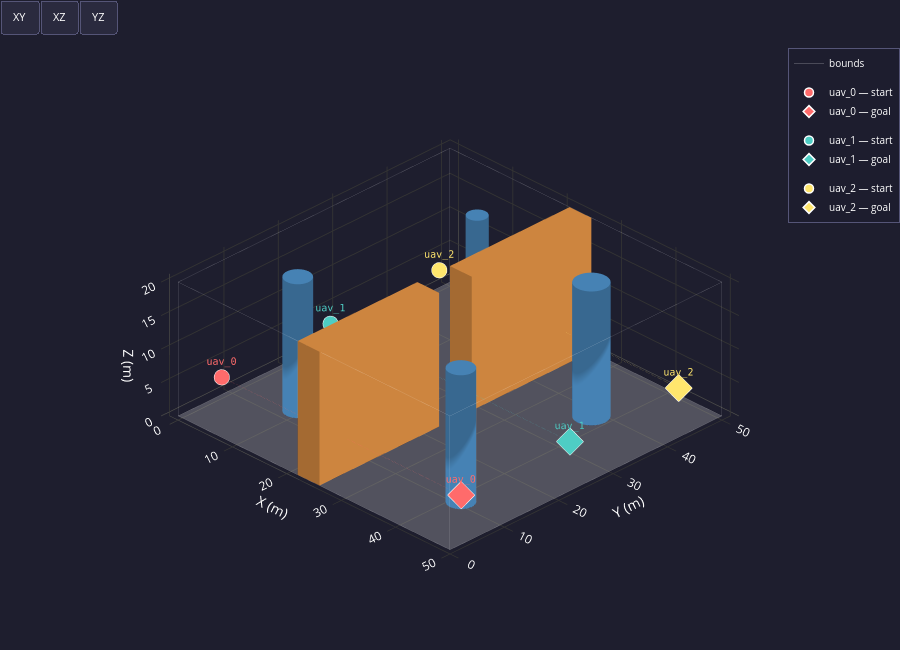

Notebook cell for this chart:
### Markdown cell above
# Multi-UAV Swarm Trajectory Planning

**Pipeline overview**

| Cell | Stage | Modules |
|------|-------|---------|
| 1 | Environment setup & validation | `environment`, `visualizer_static` |
| 2 | Global path planning (A\*) | `global_planner` |
| 3 | Safe corridor extraction | `safe_corridor` |
| 4 | Individual trajectory generation (STO) | `trajectory_generator` |
| 5 | Conflict detection | `conflict_resolver` |
| 6 | Conflict resolution & replanning | `conflict_resolver` |
| 7 | Static 3-D visualisation | `visualizer_static` |
| 8 | Web simulation (HTML export) | `visualizer_web` |

### Code cell
# ── Cell 1 — Environment + Fleet setup ──────────────────────────────────────
import os, sys, logging

# ── sys.path setup ────────────────────────────────────────────────────────────
_SWARM_DIR  = os.path.abspath('')          # …/uavsafeplanning/SWARM
_PARENT_DIR = os.path.dirname(_SWARM_DIR)  # …/uavsafeplanning
for _p in (_SWARM_DIR, _PARENT_DIR):
    if _p not in sys.path:
        sys.path.insert(0, _p)

# ── Imports ───────────────────────────────────────────────────────────────────
from environment       import Environment, ConfigValidationError
from uav               import Fleet
from visualizer_static import plot_environment_3d

# Silence sub-module DEBUG/INFO — only warnings/errors reach the output.
# Must come AFTER imports so the handlers are already registered.
for _mod in ('environment', 'uav'):
    logging.getLogger(_mod).setLevel(logging.WARNING)

# ── Config paths ──────────────────────────────────────────────────────────────
ENV_CONFIG   = os.path.join(_SWARM_DIR, 'configs', 'environment.yaml')
FLEET_CONFIG = os.path.join(_SWARM_DIR, 'configs', 'fleet.yaml')

def _tag(ok): return '✓' if ok else '✗'

# ── Environment ───────────────────────────────────────────────────────────────
try:
    env        = Environment.from_yaml(ENV_CONFIG)
    voxel_grid = env.to_voxel_grid()   # cached — A* (Cell 2) reuses this
    w = env.world
    print(f"✓  Environment  [{os.path.basename(ENV_CONFIG)}]  "
          f"{len(env.cylinders)} cylinders · {len(env.walls)} walls · "
          f"grid {w.nx}×{w.ny}×{w.nz}")
except ConfigValidationError as exc:
    print(f"✗  Environment  [{os.path.basename(ENV_CONFIG)}]  FAILED → {exc}")
    raise

# ── Fleet ─────────────────────────────────────────────────────────────────────
try:
    fleet = Fleet.from_yaml(FLEET_CONFIG)
    ids   = ', '.join(u.id for u in fleet.uavs)
    print(f"✓  Fleet        [{os.path.basename(FLEET_CONFIG)}]  "
          f"{len(fleet.uavs)} UAVs  ({ids})")
except ConfigValidationError as exc:
    print(f"✗  Fleet        [{os.path.basename(FLEET_CONFIG)}]  FAILED → {exc}")
    raise

# ── Position validation ───────────────────────────────────────────────────────
try:
    fleet.validate_with_environment(env)
    print("✓  Positions    all start / goal positions are obstacle-free")
except ConfigValidationError as exc:
    print(f"✗  Positions    FAILED → {exc}")
    raise

# ── Visualisation ─────────────────────────────────────────────────────────────
plot_environment_3d(env, fleet=fleet)

### Figure 1 — Plotly figure (JSON) as saved in the notebook; plotly's stock layout.template omitted (floating-point values rounded to 4 significant figures; data arrays with more than 128 entries replaced by an {"elided": "..."} marker saying what was removed)
{"data": [{"color": "#EFEFEF", "flatshading": true, "hoverinfo": "skip", "i": [0, 0], "j": [1, 2], "k": [2, 3], "name": "floor", "opacity": 0.25, "showscale": false, "type": "mesh3d", "x": [0, 50, 50, 0], "y": [0, 0, 50, 50], "z": [0, 0, 0, 0]}, {"hoverinfo": "skip", "line": {"color": "white", "width": 1}, "mode": "lines", "name": "bounds", "opacity": 0.2, "type": "scatter3d", "x": [0, 50, null, 50, 50, null, 50, 0, null, 0, 0, null, 0, 50, null, 50, 50, null, 50, 0, null, 0, 0, null, 0, 0, null, 50, 50, null, 50, 50, null, 0, 0, null], "y": [0, 0, null, 0, 50, null, 50, 50, null, 50, 0, null, 0, 0, null, 0, 50, null, 50, 50, null, 50, 0, null, 0, 0, null, 0, 0, null, 50, 50, null, 50, 50, null], "z": [0, 0, null, 0, 0, null, 0, 0, null, 0, 0, null, 20, 20, null, 20, 20, null, 20, 20, null, 20, 20, null, 0, 20, null, 0, 20, null, 0, 20, null, 0, 20, null]}, {"color": "#4682B4", "flatshading": false, "hoverinfo": "skip", "i": {"elided": "160 int values"}, "j": {"elided": "160 int values"}, "k": {"elided": "160 int values"}, "name": "cyl_0", "opacity": 1, "showscale": false, "type": "mesh3d", "x": [12.0, 11.98, 11.9, 11.78, 11.62, 11.41, 11.18, 10.91, 10.62, 10.31, 10.0, 9.687, 9.382, 9.092, 8.824, 8.586, 8.382, 8.218, 8.098, 8.025, 8.0, 8.025, 8.098, 8.218, 8.382, 8.586, 8.824, 9.092, 9.382, 9.687, 10.0, 10.31, 10.62, 10.91, 11.18, 11.41, 11.62, 11.78, 11.9, 11.98, 12.0, 11.98, 11.9, 11.78, 11.62, 11.41, 11.18, 10.91, 10.62, 10.31, 10.0, 9.687, 9.382, 9.092, 8.824, 8.586, 8.382, 8.218, 8.098, 8.025, 8.0, 8.025, 8.098, 8.218, 8.382, 8.586, 8.824, 9.092, 9.382, 9.687, 10.0, 10.31, 10.62, 10.91, 11.18, 11.41, 11.62, 11.78, 11.9, 11.98, 10.0, 10.0], "y": [12.0, 12.31, 12.62, 12.91, 13.18, 13.41, 13.62, 13.78, 13.9, 13.98, 14.0, 13.98, 13.9, 13.78, 13.62, 13.41, 13.18, 12.91, 12.62, 12.31, 12.0, 11.69, 11.38, 11.09, 10.82, 10.59, 10.38, 10.22, 10.1, 10.02, 10.0, 10.02, 10.1, 10.22, 10.38, 10.59, 10.82, 11.09, 11.38, 11.69, 12.0, 12.31, 12.62, 12.91, 13.18, 13.41, 13.62, 13.78, 13.9, 13.98, 14.0, 13.98, 13.9, 13.78, 13.62, 13.41, 13.18, 12.91, 12.62, 12.31, 12.0, 11.69, 11.38, 11.09, 10.82, 10.59, 10.38, 10.22, 10.1, 10.02, 10.0, 10.02, 10.1, 10.22, 10.38, 10.59, 10.82, 11.09, 11.38, 11.69, 12.0, 12.0], "z": [0.0, 0.0, 0.0, 0.0, 0.0, 0.0, 0.0, 0.0, 0.0, 0.0, 0.0, 0.0, 0.0, 0.0, 0.0, 0.0, 0.0, 0.0, 0.0, 0.0, 0.0, 0.0, 0.0, 0.0, 0.0, 0.0, 0.0, 0.0, 0.0, 0.0, 0.0, 0.0, 0.0, 0.0, 0.0, 0.0, 0.0, 0.0, 0.0, 0.0, 20.0, 20.0, 20.0, 20.0, 20.0, 20.0, 20.0, 20.0, 20.0, 20.0, 20.0, 20.0, 20.0, 20.0, 20.0, 20.0, 20.0, 20.0, 20.0, 20.0, 20.0, 20.0, 20.0, 20.0, 20.0, 20.0, 20.0, 20.0, 20.0, 20.0, 20.0, 20.0, 20.0, 20.0, 20.0, 20.0, 20.0, 20.0, 20.0, 20.0, 0.0, 20.0]}, {"color": "#4682B4", "flatshading": false, "hoverinfo": "skip", "i": {"elided": "160 int values"}, "j": {"elided": "160 int values"}, "k": {"elided": "160 int values"}, "name": "cyl_1", "opacity": 1, "showscale": false, "type": "mesh3d", "x": [40.5, 40.47, 40.38, 40.23, 40.02, 39.77, 39.47, 39.13, 38.77, 38.39, 38.0, 37.61, 37.23, 36.87, 36.53, 36.23, 35.98, 35.77, 35.62, 35.53, 35.5, 35.53, 35.62, 35.77, 35.98, 36.23, 36.53, 36.87, 37.23, 37.61, 38.0, 38.39, 38.77, 39.13, 39.47, 39.77, 40.02, 40.23, 40.38, 40.47, 40.5, 40.47, 40.38, 40.23, 40.02, 39.77, 39.47, 39.13, 38.77, 38.39, 38.0, 37.61, 37.23, 36.87, 36.53, 36.23, 35.98, 35.77, 35.62, 35.53, 35.5, 35.53, 35.62, 35.77, 35.98, 36.23, 36.53, 36.87, 37.23, 37.61, 38.0, 38.39, 38.77, 39.13, 39.47, 39.77, 40.02, 40.23, 40.38, 40.47, 38.0, 38.0], "y": [38.0, 38.39, 38.77, 39.13, 39.47, 39.77, 40.02, 40.23, 40.38, 40.47, 40.5, 40.47, 40.38, 40.23, 40.02, 39.77, 39.47, 39.13, 38.77, 38.39, 38.0, 37.61, 37.23, 36.87, 36.53, 36.23, 35.98, 35.77, 35.62, 35.53, 35.5, 35.53, 35.62, 35.77, 35.98, 36.23, 36.53, 36.87, 37.23, 37.61, 38.0, 38.39, 38.77, 39.13, 39.47, 39.77, 40.02, 40.23, 40.38, 40.47, 40.5, 40.47, 40.38, 40.23, 40.02, 39.77, 39.47, 39.13, 38.77, 38.39, 38.0, 37.61, 37.23, 36.87, 36.53, 36.23, 35.98, 35.77, 35.62, 35.53, 35.5, 35.53, 35.62, 35.77, 35.98, 36.23, 36.53, 36.87, 37.23, 37.61, 38.0, 38.0], "z": [0.0, 0.0, 0.0, 0.0, 0.0, 0.0, 0.0, 0.0, 0.0, 0.0, 0.0, 0.0, 0.0, 0.0, 0.0, 0.0, 0.0, 0.0, 0.0, 0.0, 0.0, 0.0, 0.0, 0.0, 0.0, 0.0, 0.0, 0.0, 0.0, 0.0, 0.0, 0.0, 0.0, 0.0, 0.0, 0.0, 0.0, 0.0, 0.0, 0.0, 20.0, 20.0, 20.0, 20.0, 20.0, 20.0, 20.0, 20.0, 20.0, 20.0, 20.0, 20.0, 20.0, 20.0, 20.0, 20.0, 20.0, 20.0, 20.0, 20.0, 20.0, 20.0, 20.0, 20.0, 20.0, 20.0, 20.0, 20.0, 20.0, 20.0, 20.0, 20.0, 20.0, 20.0, 20.0, 20.0, 20.0, 20.0, 20.0, 20.0, 0.0, 20.0]}, {"color": "#4682B4", "flatshading": false, "hoverinfo": "skip", "i": {"elided": "160 int values"}, "j": {"elided": "160 int values"}, "k": {"elided": "160 int values"}, "name": "cyl_2", "opacity": 1, "showscale": false, "type": "mesh3d", "x": [16.5, 16.48, 16.43, 16.34, 16.21, 16.06, 15.88, 15.68, 15.46, 15.23, 15.0, 14.77, 14.54, 14.32, 14.12, 13.94, 13.79, 13.66, 13.57, 13.52, 13.5, 13.52, 13.57, 13.66, 13.79, 13.94, 14.12, 14.32, 14.54, 14.77, 15.0, 15.23, 15.46, 15.68, 15.88, 16.06, 16.21, 16.34, 16.43, 16.48, 16.5, 16.48, 16.43, 16.34, 16.21, 16.06, 15.88, 15.68, 15.46, 15.23, 15.0, 14.77, 14.54, 14.32, 14.12, 13.94, 13.79, 13.66, 13.57, 13.52, 13.5, 13.52, 13.57, 13.66, 13.79, 13.94, 14.12, 14.32, 14.54, 14.77, 15.0, 15.23, 15.46, 15.68, 15.88, 16.06, 16.21, 16.34, 16.43, 16.48, 15.0, 15.0], "y": [40.0, 40.23, 40.46, 40.68, 40.88, 41.06, 41.21, 41.34, 41.43, 41.48, 41.5, 41.48, 41.43, 41.34, 41.21, 41.06, 40.88, 40.68, 40.46, 40.23, 40.0, 39.77, 39.54, 39.32, 39.12, 38.94, 38.79, 38.66, 38.57, 38.52, 38.5, 38.52, 38.57, 38.66, 38.79, 38.94, 39.12, 39.32, 39.54, 39.77, 40.0, 40.23, 40.46, 40.68, 40.88, 41.06, 41.21, 41.34, 41.43, 41.48, 41.5, 41.48, 41.43, 41.34, 41.21, 41.06, 40.88, 40.68, 40.46, 40.23, 40.0, 39.77, 39.54, 39.32, 39.12, 38.94, 38.79, 38.66, 38.57, 38.52, 38.5, 38.52, 38.57, 38.66, 38.79, 38.94, 39.12, 39.32, 39.54, 39.77, 40.0, 40.0], "z": [0.0, 0.0, 0.0, 0.0, 0.0, 0.0, 0.0, 0.0, 0.0, 0.0, 0.0, 0.0, 0.0, 0.0, 0.0, 0.0, 0.0, 0.0, 0.0, 0.0, 0.0, 0.0, 0.0, 0.0, 0.0, 0.0, 0.0, 0.0, 0.0, 0.0, 0.0, 0.0, 0.0, 0.0, 0.0, 0.0, 0.0, 0.0, 0.0, 0.0, 20.0, 20.0, 20.0, 20.0, 20.0, 20.0, 20.0, 20.0, 20.0, 20.0, 20.0, 20.0, 20.0, 20.0, 20.0, 20.0, 20.0, 20.0, 20.0, 20.0, 20.0, 20.0, 20.0, 20.0, 20.0, 20.0, 20.0, 20.0, 20.0, 20.0, 20.0, 20.0, 20.0, 20.0, 20.0, 20.0, 20.0, 20.0, 20.0, 20.0, 0.0, 20.0]}, {"color": "#4682B4", "flatshading": false, "hoverinfo": "skip", "i": {"elided": "160 int values"}, "j": {"elided": "160 int values"}, "k": {"elided": "160 int values"}, "name": "cyl_3", "opacity": 1, "showscale": false, "type": "mesh3d", "x": [44.0, 43.98, 43.9, 43.78, 43.62, 43.41, 43.18, 42.91, 42.62, 42.31, 42.0, 41.69, 41.38, 41.09, 40.82, 40.59, 40.38, 40.22, 40.1, 40.02, 40.0, 40.02, 40.1, 40.22, 40.38, 40.59, 40.82, 41.09, 41.38, 41.69, 42.0, 42.31, 42.62, 42.91, 43.18, 43.41, 43.62, 43.78, 43.9, 43.98, 44.0, 43.98, 43.9, 43.78, 43.62, 43.41, 43.18, 42.91, 42.62, 42.31, 42.0, 41.69, 41.38, 41.09, 40.82, 40.59, 40.38, 40.22, 40.1, 40.02, 40.0, 40.02, 40.1, 40.22, 40.38, 40.59, 40.82, 41.09, 41.38, 41.69, 42.0, 42.31, 42.62, 42.91, 43.18, 43.41, 43.62, 43.78, 43.9, 43.98, 42.0, 42.0], "y": [10.0, 10.31, 10.62, 10.91, 11.18, 11.41, 11.62, 11.78, 11.9, 11.98, 12.0, 11.98, 11.9, 11.78, 11.62, 11.41, 11.18, 10.91, 10.62, 10.31, 10.0, 9.687, 9.382, 9.092, 8.824, 8.586, 8.382, 8.218, 8.098, 8.025, 8.0, 8.025, 8.098, 8.218, 8.382, 8.586, 8.824, 9.092, 9.382, 9.687, 10.0, 10.31, 10.62, 10.91, 11.18, 11.41, 11.62, 11.78, 11.9, 11.98, 12.0, 11.98, 11.9, 11.78, 11.62, 11.41, 11.18, 10.91, 10.62, 10.31, 10.0, 9.687, 9.382, 9.092, 8.824, 8.586, 8.382, 8.218, 8.098, 8.025, 8.0, 8.025, 8.098, 8.218, 8.382, 8.586, 8.824, 9.092, 9.382, 9.687, 10.0, 10.0], "z": [0.0, 0.0, 0.0, 0.0, 0.0, 0.0, 0.0, 0.0, 0.0, 0.0, 0.0, 0.0, 0.0, 0.0, 0.0, 0.0, 0.0, 0.0, 0.0, 0.0, 0.0, 0.0, 0.0, 0.0, 0.0, 0.0, 0.0, 0.0, 0.0, 0.0, 0.0, 0.0, 0.0, 0.0, 0.0, 0.0, 0.0, 0.0, 0.0, 0.0, 20.0, 20.0, 20.0, 20.0, 20.0, 20.0, 20.0, 20.0, 20.0, 20.0, 20.0, 20.0, 20.0, 20.0, 20.0, 20.0, 20.0, 20.0, 20.0, 20.0, 20.0, 20.0, 20.0, 20.0, 20.0, 20.0, 20.0, 20.0, 20.0, 20.0, 20.0, 20.0, 20.0, 20.0, 20.0, 20.0, 20.0, 20.0, 20.0, 20.0, 0.0, 20.0]}, {"color": "#CD853F", "flatshading": true, "hoverinfo": "skip", "i": [7, 0, 0, 0, 4, 4, 6, 6, 4, 0, 3, 2], "j": [3, 4, 1, 2, 5, 6, 5, 2, 0, 1, 6, 3], "k": [0, 7, 2, 7, 6, 7, 1, 1, 5, 5, 7, 6], "name": "passage_wall_south", "opacity": 1, "showscale": false, "type": "mesh3d", "x": [22, 26, 26, 22, 22, 26, 26, 22], "y": [0, 0, 22, 22, 0, 0, 22, 22], "z": [0, 0, 0, 0, 20, 20, 20, 20]}, {"color": "#CD853F", "flatshading": true, "hoverinfo": "skip", "i": [7, 0, 0, 0, 4, 4, 6, 6, 4, 0, 3, 2], "j": [3, 4, 1, 2, 5, 6, 5, 2, 0, 1, 6, 3], "k": [0, 7, 2, 7, 6, 7, 1, 1, 5, 5, 7, 6], "name": "passage_wall_north", "opacity": 1, "showscale": false, "type": "mesh3d", "x": [22, 26, 26, 22, 22, 26, 26, 22], "y": [28, 28, 50, 50, 28, 28, 50, 50], "z": [0, 0, 0, 0, 20, 20, 20, 20]}, {"hovertemplate": "<b>uav_0 — start</b><br>x=3.0  y=5.0  z=5.0<extra></extra>", "legendgroup": "uav_0", "marker": {"color": "#FF6B6B", "line": {"color": "white", "width": 1.5}, "size": 9, "symbol": "circle"}, "mode": "markers+text", "name": "uav_0 — start", "showlegend": true, "text": ["uav_0"], "textfont": {"color": "#FF6B6B", "family": "monospace", "size": 10}, "textposition": "top center", "type": "scatter3d", "x": [3], "y": [5], "z": [5]}, {"hovertemplate": "<b>uav_0 — goal</b><br>x=47.0  y=5.0  z=5.0<extra></extra>", "legendgroup": "uav_0", "marker": {"color": "#FF6B6B", "line": {"color": "white", "width": 1.5}, "size": 9, "symbol": "diamond"}, "mode": "markers+text", "name": "uav_0 — goal", "showlegend": true, "text": ["uav_0"], "textfont": {"color": "#FF6B6B", "family": "monospace", "size": 10}, "textposition": "top center", "type": "scatter3d", "x": [47], "y": [5], "z": [5]}, {"hoverinfo": "skip", "legendgroup": "uav_0", "line": {"color": "#FF6B6B", "dash": "dot", "width": 1.5}, "mode": "lines", "opacity": 0.35, "showlegend": false, "type": "scatter3d", "x": [3, 47], "y": [5, 5], "z": [5, 5]}, {"hovertemplate": "<b>uav_1 — start</b><br>x=3.0  y=25.0  z=5.0<extra></extra>", "legendgroup": "uav_1", "marker": {"color": "#4ECDC4", "line": {"color": "white", "width": 1.5}, "size": 9, "symbol": "circle"}, "mode": "markers+text", "name": "uav_1 — start", "showlegend": true, "text": ["uav_1"], "textfont": {"color": "#4ECDC4", "family": "monospace", "size": 10}, "textposition": "top center", "type": "scatter3d", "x": [3], "y": [25], "z": [5]}, {"hovertemplate": "<b>uav_1 — goal</b><br>x=47.0  y=25.0  z=5.0<extra></extra>", "legendgroup": "uav_1", "marker": {"color": "#4ECDC4", "line": {"color": "white", "width": 1.5}, "size": 9, "symbol": "diamond"}, "mode": "markers+text", "name": "uav_1 — goal", "showlegend": true, "text": ["uav_1"], "textfont": {"color": "#4ECDC4", "family": "monospace", "size": 10}, "textposition": "top center", "type": "scatter3d", "x": [47], "y": [25], "z": [5]}, {"hoverinfo": "skip", "legendgroup": "uav_1", "line": {"color": "#4ECDC4", "dash": "dot", "width": 1.5}, "mode": "lines", "opacity": 0.35, "showlegend": false, "type": "scatter3d", "x": [3, 47], "y": [25, 25], "z": [5, 5]}, {"hovertemplate": "<b>uav_2 — start</b><br>x=3.0  y=45.0  z=5.0<extra></extra>", "legendgroup": "uav_2", "marker": {"color": "#FFE66D", "line": {"color": "white", "width": 1.5}, "size": 9, "symbol": "circle"}, "mode": "markers+text", "name": "uav_2 — start", "showlegend": true, "text": ["uav_2"], "textfont": {"color": "#FFE66D", "family": "monospace", "size": 10}, "textposition": "top center", "type": "scatter3d", "x": [3], "y": [45], "z": [5]}, {"hovertemplate": "<b>uav_2 — goal</b><br>x=47.0  y=45.0  z=5.0<extra></extra>", "legendgroup": "uav_2", "marker": {"color": "#FFE66D", "line": {"color": "white", "width": 1.5}, "size": 9, "symbol": "diamond"}, "mode": "markers+text", "name": "uav_2 — goal", "showlegend": true, "text": ["uav_2"], "textfont": {"color": "#FFE66D", "family": "monospace", "size": 10}, "textposition": "top center", "type": "scatter3d", "x": [47], "y": [45], "z": [5]}, {"hoverinfo": "skip", "legendgroup": "uav_2", "line": {"color": "#FFE66D", "dash": "dot", "width": 1.5}, "mode": "lines", "opacity": 0.35, "showlegend": false, "type": "scatter3d", "x": [3, 47], "y": [45, 45], "z": [5, 5]}], "layout": {"height": 650, "legend": {"bgcolor": "rgba(30,30,46,0.85)", "bordercolor": "#555577", "borderwidth": 1, "font": {"color": "white", "size": 10}, "x": 1, "xanchor": "right", "y": 1, "yanchor": "top"}, "margin": {"b": 0, "l": 0, "r": 0, "t": 40}, "paper_bgcolor": "#1E1E2E", "scene": {"aspectmode": "data", "bgcolor": "#1E1E2E", "camera": {"eye": {"x": 1.5, "y": -1.5, "z": 1.2}, "projection": {"type": "orthographic"}}, "xaxis": {"color": "white", "gridcolor": "#333333", "showbackground": false, "title": {"text": "X (m)"}, "zerolinecolor": "#555555"}, "yaxis": {"color": "white", "gridcolor": "#333333", "showbackground": false, "title": {"text": "Y (m)"}, "zerolinecolor": "#555555"}, "zaxis": {"color": "white", "gridcolor": "#333333", "showbackground": false, "title": {"text": "Z (m)"}, "zerolinecolor": "#555555"}}, "showlegend": true, "updatemenus": [{"bgcolor": "#2A2A3E", "bordercolor": "#555577", "buttons": [{"args": ["scene.camera", {"center": {"x": 0, "y": 0, "z": 0}, "eye": {"x": 0, "y": 0, "z": 2.5}, "projection": {"type": "orthographic"}, "up": {"x": 0, "y": 1, "z": 0}}], "label": "XY", "method": "relayout"}, {"args": ["scene.camera", {"center": {"x": 0, "y": 0, "z": 0}, "eye": {"x": 0, "y": -2.5, "z": 0}, "projection": {"type": "orthographic"}, "up": {"x": 0, "y": 0, "z": 1}}], "label": "XZ", "method": "relayout"}, {"args": ["scene.camera", {"center": {"x": 0, "y": 0, "z": 0}, "eye": {"x": 2.5, "y": 0, "z": 0}, "projection": {"type": "orthographic"}, "up": {"x": 0, "y": 0, "z": 1}}], "label": "YZ", "method": "relayout"}], "direction": "right", "font": {"color": "white", "size": 11}, "showactive": false, "type": "buttons", "x": 0, "xanchor": "left", "y": 1.08, "yanchor": "top"}], "width": 900}}
